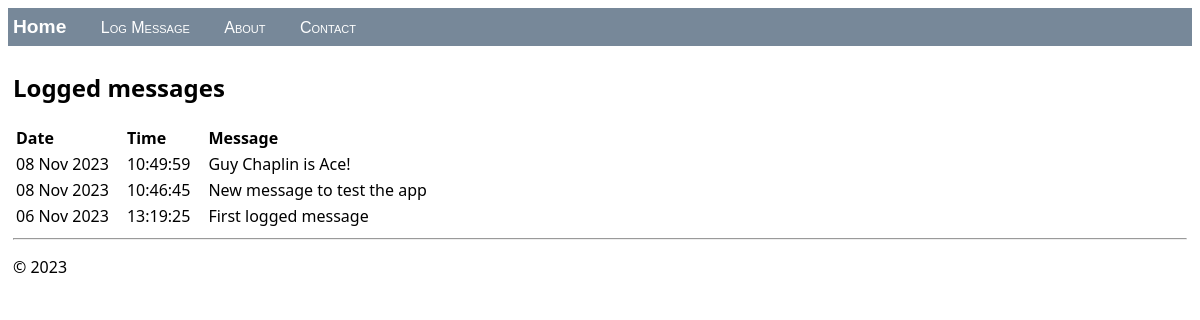
The page / on the database its author committed.
### hello/models.py (models this page shows, shortened)
class LogMessage(models.Model):
    message = models.CharField(max_length=300)
    log_date = models.DateTimeField("date logged")

### hello/views.py (the view)
class HomeListView(ListView):
    model = LogMessage
    def get_context_data(self, **kwargs):
        context = super(HomeListView, self).get_context_data(**kwargs)
        return context

### hello/templates/hello/home.html
{% extends "hello/base.html" %} {% block title %} Home {% endblock %}
{% block content %}
<h2>Logged messages</h2>
{% if message_list %}
    <table class="message_list">
        <thead>
            <tr>
                <th>Date</th>
                <th>Time</th>
                <th>Message</th>
            </tr>
        </thead>
        <tbody>
        {% for message in message_list %}
            <tr>
                <td>{{ message.log_date | date:'d M Y' }}</td>
                <td>{{ message.log_date | time:'H:i:s' }}</td>
                <td>{{ message.message }}</td>
            </tr>
            {% endfor %}
        </tbody>
    </table>
{% else %}
    <p>No messages have been logged. Use the <a href="{% url 'log' %}">Log Message form</a>.</p>
{% endif %}
{% endblock %}

### hello/static/hello/site.css (style rules this page uses)
.message_list th,td { text-align: left; padding-right: 15px; }

### rows shown on the page
LogMessage: log_date "08 Nov 2023", log_date "10:49:59", message "Guy Chaplin is Ace!"
LogMessage: log_date "08 Nov 2023", log_date "10:46:45", message "New message to test the app"
LogMessage: log_date "06 Nov 2023", log_date "13:19:25", message "First logged message"
